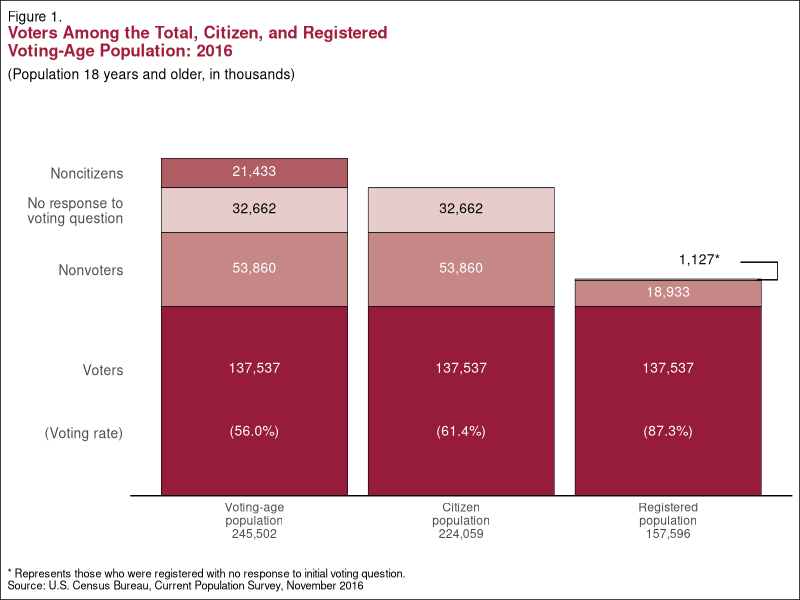

The R source for this figure:
## ---- chunk 1
library(tidyverse)
# library(readxl) # I do not think that this is used...
# I like this for coloring text: https://wilkelab.org/ggtext/
# install.packages("ggtext") # Only need to do one of these - either install.packages or install_github
# remotes::install_github("wilkelab/ggtext")
library(ggtext)
## ---- chunk 2
# Create group levels
type_levels <- c("Noncitizens", 
                 "No response to\nvoting question", 
                 "Nonvoters", 
                 "Voters")
pop_levels <- c("Voting-age\npopulation\n245,502", "Citizen\npopulation\n224,059", "Registered\npopulation\n157,596")
pop_colors <- c("#af5d62", "#e6cdcb", "#c58887", "#971c3c")

# Create data for graph
vote_data <- tibble(
  vote_type = rep(type_levels, 3),
  # Need to rep the pop_group within each vote_type
  pop_group = rep(pop_levels, c(4, 4, 4)),
  amount = c(21433, 32662, 53860, 137537, 0, 32662, 53860, 137537, 0, 1127, 18933, 137537),
  fill = rep(pop_colors, 3),
    amount1 = c("21,433", "32,662", "53,860", "137,537\n\n (56.0%)", "", "32,662", "53,860", "137,537\n\n(61.4%)", "", "", "18,933", "137,537\n\n(87.3%)")
)

vote_data <- vote_data %>% 
  mutate(vote_type = factor(vote_type, levels = type_levels),
         pop_group = factor(pop_group, levels = c("", pop_levels)),
         fill = factor(fill, levels = pop_colors))

# Create text "dataset"
# Determine height of text based on midpoint of bar
heights <- c(137537 + 53860 + 32662 + (21443/2),
             137537 + 53860 + (32662/2),
             137537 + (53860/2),
             (137537*2/3),
             (137537/3),
             NA,
             137537 + 53860 + (32662/2),
             137537 + (53860/2),
             (137537*2/3),
             (137537/3),
             NA,
             NA,
             137537 + (18933/2),
             (137537*2/3),
             (137537/3))

vote_labels <- tibble(
  pop_group = rep(c(pop_levels), c(5, 5, 5)),
  amount = heights,
  label = c("21,433", "32,662", "53,860", "137,537", "(56.0%)", 
            NA, "32,662", "53,860", "137,537", "(61.4%)", 
            NA, NA, "18,933", "137,537", "(87.3%)"),
  color = c(rep(c("a", "b", "a", "a", "a"), 3))
) %>% 
  mutate(pop_group = factor(pop_group, levels = c("", pop_levels)))

area <- ggplot(vote_data, aes(x = pop_group, y = amount)) +
  geom_col(aes(fill = vote_type), color = "black", size = .2, width=.9) +
  geom_segment(aes(x = 3.43, xend = 3.53, y = 157000, yend = 157000), size=.1) +
  geom_segment(aes(x = 3.53, xend = 3.53, y = 157000, yend = 170000), size= .05) +
  geom_segment(aes(x = 3.35, xend = 3.53, y = 170000, yend = 170000), size=.1) +
  # geom_segment(aes(x = .5, xend = 7, y = 0, yend = 0)) +
  # Plot labels "dataset"
  geom_richtext(data = vote_labels, aes(x = pop_group, y = amount, label = label, color = color),
                fill = NA, label.color = NA, size = 3.5) +
  # This is similar to geom_bar except don't need to specify stat = "identity"
  # Add black border around bars
  scale_fill_manual(values = pop_colors, guide = "none") +
  scale_color_manual(values = c("white", "black"), guide = "none") +
  # Using ggtext + HTML syntax to color text
  # For some reason '\n' doesn't work here so I used <br> instead.
  labs(title = "<span style = 'font-size:10pt; color:#000000'>Figure 1.</span><br><span style = 'font-size:12pt; color:#a21e3c'><b>Voters Among the Total, Citizen, and Registered<br>Voting-Age Population: 2016</span>",
       subtitle = "(Population 18 years and older, in thousands)",
       y = "",
       x = "",
       caption = "* Represents those who were registered with no response to initial voting question.\nSource: U.S. Census Bureau, Current Population Survey, November 2016")


new <- area +
         theme_classic() +
         scale_x_discrete(limits = c(pop_levels)) + 
         scale_y_continuous(breaks = c(137537 + 53860 + 32662 + (21443/2),
                                       137537 + 53860 + (32662/2),
                                       137537 + (53860/2),
                                       (137537*2/3),
                                       (137537/3)), 
                            labels = c(type_levels, "(Voting rate)"),
                            expand = expansion(mult = c(0, 0.2))) + 
         theme(
           # Needed for using HTML syntax in plot title
           # plot.title = element_markdown(), 
           # Cleaned up some redundancies and combined your theme changes into one layer
           panel.grid = element_blank(),
           plot.background = element_rect(fill = "white", color = "black"),
           panel.grid.major = element_blank(),
           panel.grid.minor = element_blank(),
           plot.title = element_markdown(),
           plot.title.position = "plot",
           plot.caption.position = "plot",
           plot.subtitle = element_text(size = 10, color = "black"), 
           plot.caption = element_text(size = 8, color = "black", hjust = 0),
           axis.ticks = element_blank(),
           axis.line.y = element_blank(),
           axis.text.y = element_text(size = 10)) +
         annotate("text", x = 3.15, y = 172000, label = "1,127*", size = 3.5) 

new
